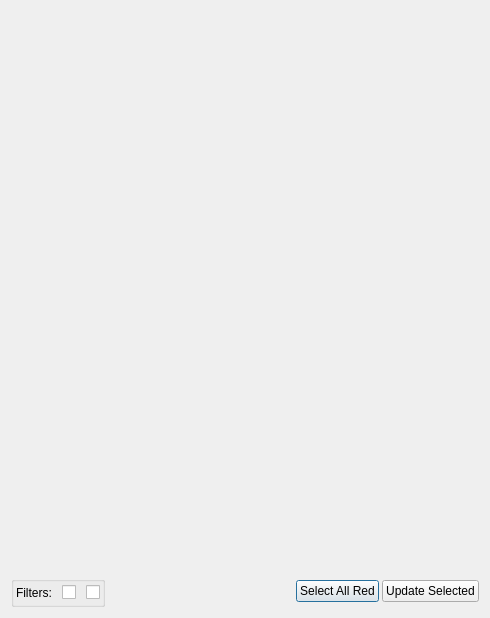
<?xml version="1.0" encoding="UTF-8"?>
<ui version="4.0">
 <class>Dialog</class>
 <widget class="QDialog" name="Dialog">
  <property name="geometry">
   <rect>
    <x>0</x>
    <y>0</y>
    <width>490</width>
    <height>618</height>
   </rect>
  </property>
  <property name="windowTitle">
   <string>Scene Breakdown</string>
  </property>
  <layout class="QVBoxLayout" name="verticalLayout">
   <item>
    <widget class="SceneBrowserWidget" name="browser" native="true">
     <property name="sizePolicy">
      <sizepolicy hsizetype="Preferred" vsizetype="Expanding">
       <horstretch>0</horstretch>
       <verstretch>0</verstretch>
      </sizepolicy>
     </property>
    </widget>
   </item>
   <item>
    <layout class="QHBoxLayout" name="horizontalLayout_3">
     <property name="spacing">
      <number>3</number>
     </property>
     <item>
      <widget class="QGroupBox" name="groupBox">
       <property name="title">
        <string/>
       </property>
       <layout class="QHBoxLayout" name="horizontalLayout_2">
        <property name="spacing">
         <number>10</number>
        </property>
        <property name="margin">
         <number>2</number>
        </property>
        <item>
         <widget class="QLabel" name="label">
          <property name="text">
           <string>Filters:</string>
          </property>
         </widget>
        </item>
        <item>
         <widget class="QCheckBox" name="chk_green">
          <property name="icon">
           <iconset resource="resources.qrc">
            <normaloff>:/res/green_bullet.png</normaloff>:/res/green_bullet.png</iconset>
          </property>
         </widget>
        </item>
        <item>
         <widget class="QCheckBox" name="chk_red">
          <property name="icon">
           <iconset resource="resources.qrc">
            <normaloff>:/res/red_bullet.png</normaloff>:/res/red_bullet.png</iconset>
          </property>
         </widget>
        </item>
       </layout>
      </widget>
     </item>
     <item>
      <spacer name="horizontalSpacer_2">
       <property name="orientation">
        <enum>Qt::Horizontal</enum>
       </property>
       <property name="sizeHint" stdset="0">
        <size>
         <width>40</width>
         <height>20</height>
        </size>
       </property>
      </spacer>
     </item>
     <item>
      <widget class="QPushButton" name="select_all">
       <property name="text">
        <string>Select All Red</string>
       </property>
      </widget>
     </item>
     <item>
      <widget class="QPushButton" name="update">
       <property name="text">
        <string>Update Selected</string>
       </property>
      </widget>
     </item>
    </layout>
   </item>
  </layout>
 </widget>
 <customwidgets>
  <customwidget>
   <class>SceneBrowserWidget</class>
   <extends>QWidget</extends>
   <header>..scene_browser</header>
   <container>1</container>
  </customwidget>
 </customwidgets>
 <resources>
  <include location="resources.qrc"/>
 </resources>
 <connections/>
</ui>
